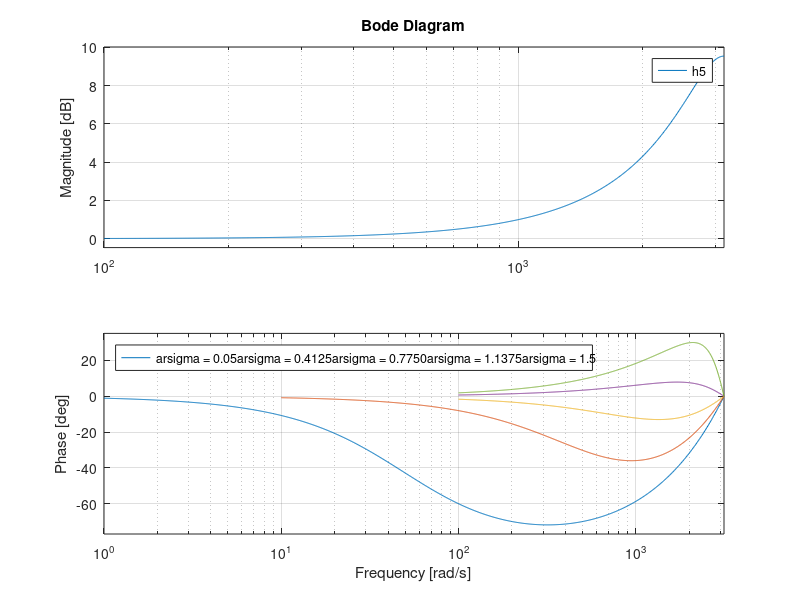

Reproduce this figure in MATLAB.
ts = 1e-3; %suponiendo tiempo de muestreo de 1ms (a cada ms tenemos nueva muestra)
sigma = 0.01; %50 muestras representativas (5/sigma)
             %sistema estable para 0 < sigma < 2 
z = zpk('z', ts);

sigma = linspace(0.05, 1.5, 5);

h1 = sigma(1)*z / (z + sigma(1) - 1);
h2 = sigma(2)*z / (z + sigma(2) - 1);
h3 = sigma(3)*z / (z + sigma(3) - 1);
h4 = sigma(4)*z / (z + sigma(4) - 1);
h5 = sigma(5)*z / (z + sigma(5) - 1);


% f1 = figure;
% 
% [y1,tOut1] = step(h1, 0.02);
% [y2,tOut2] = step(h2, 0.02);
% [y3,tOut3] = step(h3, 0.02);
% [y4,tOut4] = step(h4, 0.02);
% [y5,tOut5] = step(h5, 0.02);
% 
% plot(tOut1, y1);
% hold on
% plot(tOut2, y2);
% plot(tOut3, y3);
% plot(tOut4, y4);
% plot(tOut5, y5);
% xlim([0, 0.02]);
% ylim([0, 1.2]);
% xlabel("tiempo (s)");
% ylabel("Amplitud");
%legend(["\varsigma = 0.05","\varsigma = 0.4125","\varsigma = 0.7750","\varsigma = 1.1375","\varsigma = 1.5"]);
%figure;

bode(h1); %filtro pasa bajas
hold on
bode(h2);
bode(h3);
bode(h4);
bode(h5);

legend(["\varsigma = 0.05","\varsigma = 0.4125","\varsigma = 0.7750","\varsigma = 1.1375","\varsigma = 1.5"], 'location','northwest');
%figure;
